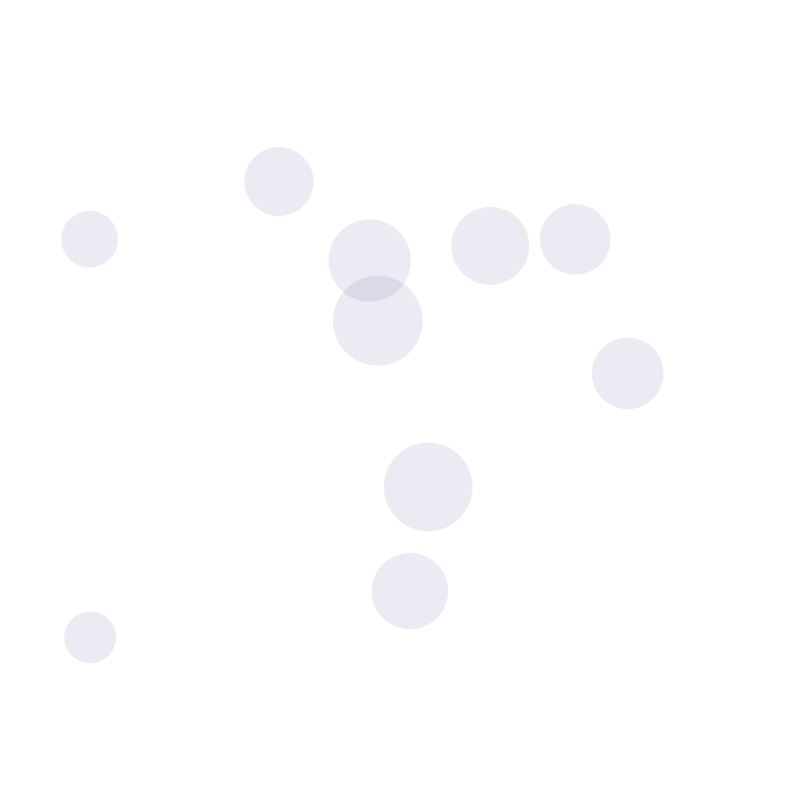
Frame 1 (no input)
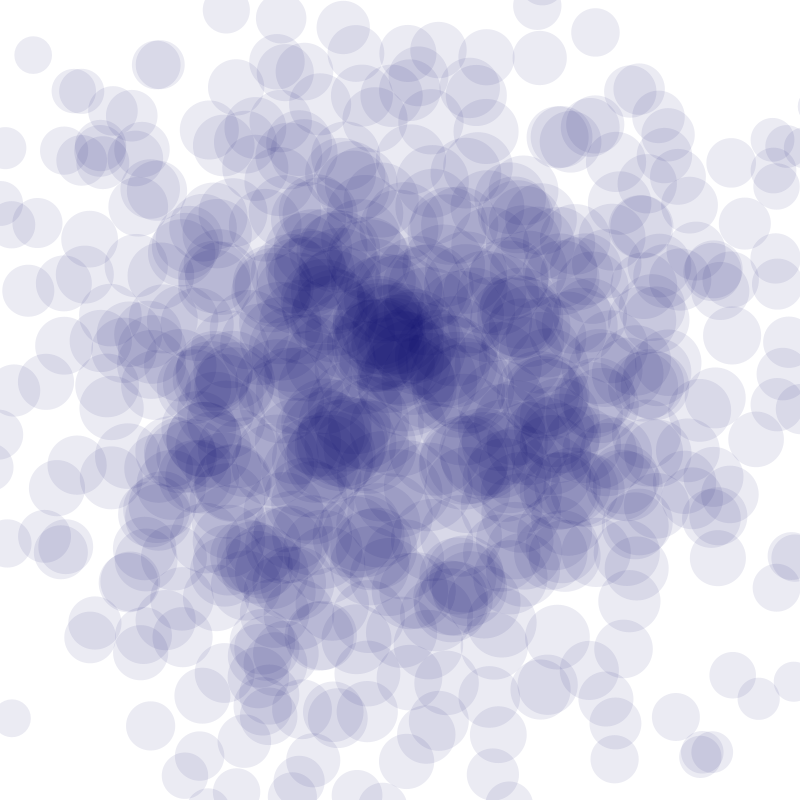
Frame 60 (the mouse pressed at the canvas centre just before this capture)
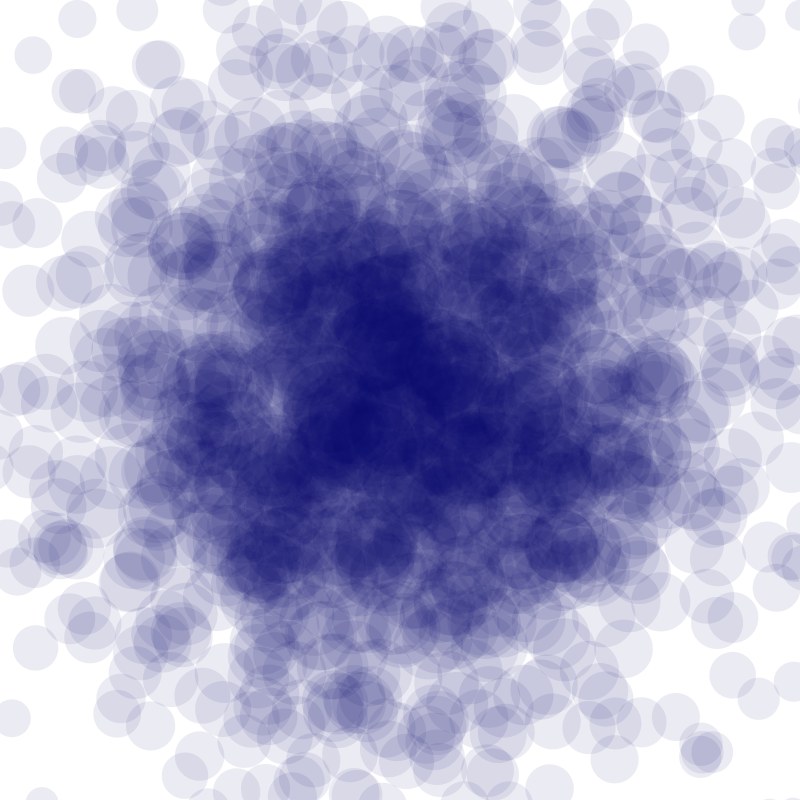
Frame 120 (the mouse held since frame 60 and released just before this capture)

The Processing sketch that drew these frames (run headless with seeded random() and noise(); from frame 60 on, the mouse is pressed at the canvas centre):

// Processing sketch: sketch_2_3
// ── sketch_2_3.pde
// Thomas van Wanrooij, Robin Venhuizen, 2019

void setup() {
  size(800, 800);
  background(255);
}

void draw() {
  for (int i = 0; i<10; i++) {
    float xLoc = (width/2)+randomGaussian()*200;
    float yLoc = (height/2)+randomGaussian()*200;

    float d = dist(xLoc, yLoc, width/2, height/2);
    float size = map(d, 0, width, 100, 1);

    fill(0, 0, 100,  20);
    noStroke();
    ellipse(xLoc, yLoc, size, size);
  }
}
